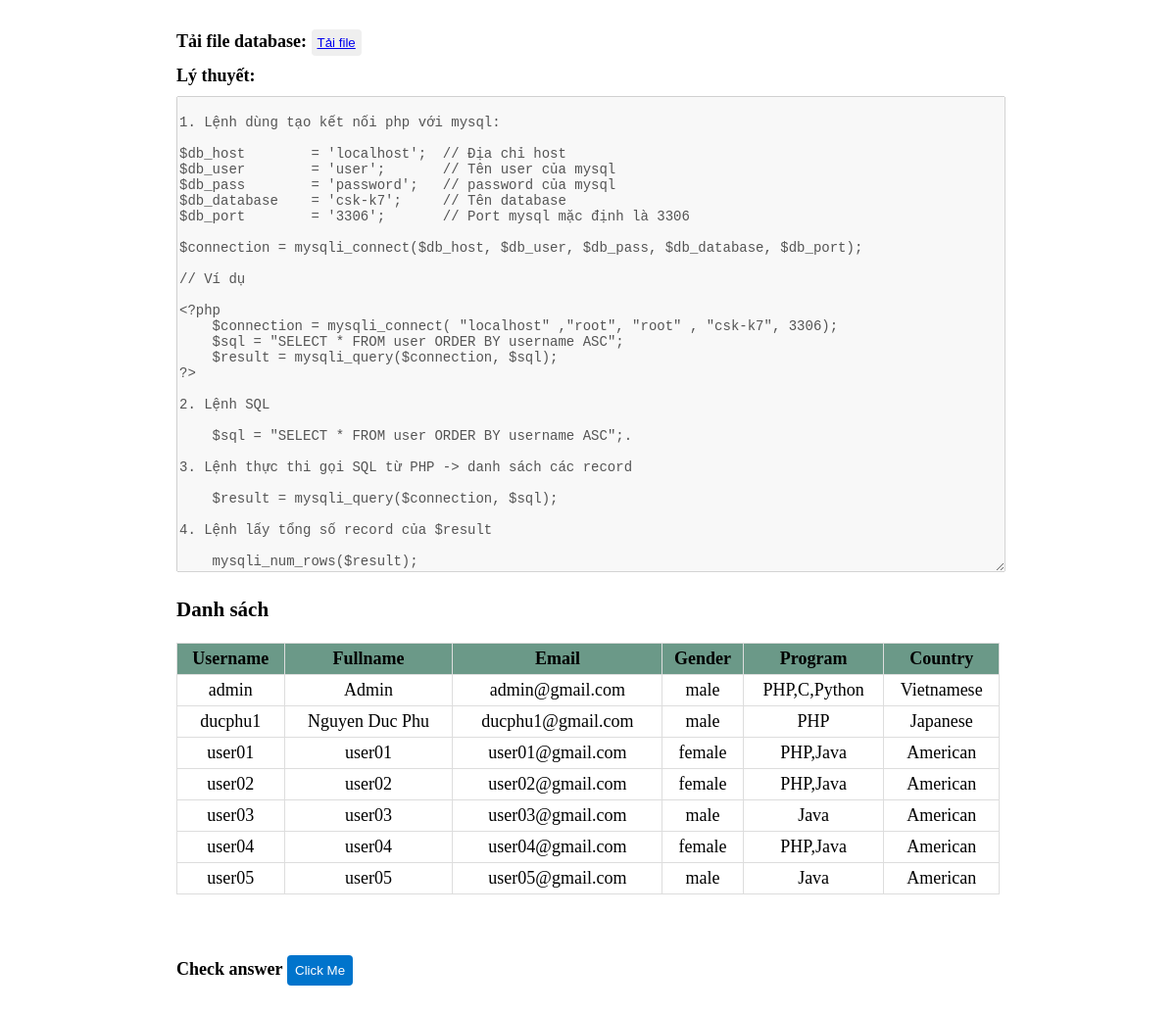
Page /php/php-mysql.php on the committed database.
### tables this page shows
CREATE TABLE `user` (
  `id` int(11) NOT NULL,
  `username` varchar(255) DEFAULT NULL,
  `password` varchar(255) DEFAULT NULL,
  `level` int(6) DEFAULT NULL,
  `fullname` varchar(255) DEFAULT NULL,
  `email` varchar(255) DEFAULT NULL,
  `gender` varchar(255) DEFAULT NULL,
  `language` varchar(255) DEFAULT NULL,
  `country` varchar(255) DEFAULT NULL,
  `is_delete` int(11) NOT NULL
);

### php/php-mysql.php (the view, shortened to what this page needs)
<!DOCTYPE html>
<html>
<head>
</head>
<body>
    <div class="container">
        <div style="margin: 20px 10px 0 0"><b>Tải file database: </b>
            <button style="padding:6px; border: none; border-radius: 4px; cursor: pointer;">
                <a href="../sql/database_user.sql">Tải file</a>
            </button>
        </div>
        <div style="margin: 10px 0"><b>Lý thuyết:</b></div>
        <textarea disabled style="width: 100%; height: 100%; font-size: 14px" rows="30">
1. Lệnh dùng tạo kết nối php với mysql:
$db_host        = 'localhost';  // Địa chỉ host
$db_user        = 'user';       // Tên user của mysql
$db_pass        = 'password';   // password của mysql
$db_database    = 'csk-k7';     // Tên database
$db_port        = '3306';       // Port mysql mặc định là 3306
$connection = mysqli_connect($db_host, $db_user, $db_pass, $db_database, $db_port);
// Ví dụ
&lt;?php
    $connection = mysqli_connect( "localhost" ,"root", "root" , "csk-k7", 3306);
    $sql = "SELECT * FROM user ORDER BY username ASC";
    $result = mysqli_query($connection, $sql);
?>
2. Lệnh SQL
    $sql = "SELECT * FROM user ORDER BY username ASC";.
3. Lệnh thực thi gọi SQL từ PHP -> danh sách các record
    $result = mysqli_query($connection, $sql);
4. Lệnh lấy tổng số record của $result
    mysqli_num_rows($result);
5. Lệnh lấy từng phần tử trong danh sách $result trả về
    $user = mysqli_fetch_array($result)
            </textarea>
        <?php
            $connection = mysqli_connect( "localhost" ,"root", "root" , "csk-k7", 3306);
            $sql = "SELECT * FROM user ORDER BY username ASC";
            $result = mysqli_query($connection, $sql);
        ?>
        <h3>Danh sách</h3>
        <table>
            <tr>
                <th>Username</th>
                <th>Fullname</th>
                <th>Email</th>
                <th>Gender</th>
                <th>Program</th>
                <th>Country</th>
            </tr>
            <?php
                while($user = mysqli_fetch_array($result)){
                    echo "<tr>";
                    echo "<td>".$user["username"]."</td>";
                    echo "<td>".$user["fullname"]."</td>";
                    echo "<td>".$user["email"]."</td>";
                    echo "<td>".$user["gender"]."</td>";
                    echo "<td>".$user["language"]."</td>";
                    echo "<td>".$user["country"]."</td>";
                    echo "</tr>";
                }
            ?>
        </table>
    <div style="margin: 20px 10px 0 0"><b>Check answer</b> <button id="clickme"
            style="padding:8px; background-color: #0074CC; color: white; border: none; border-radius: 4px; cursor: pointer;">Click
            Me</button></div>
    </div>
</body>
</html>

### php/php-mysql.php (style rules this page uses)
body { margin: 0; font-size: 18px; }
.container { width: 70%; margin: 0 auto; padding: 10px; margin-bottom: 30px; }
table { width: 100%; text-align: center; border-collapse: collapse; }
table th { background-color: #6b9988; }
table td, table th { border: 1px solid #ddd; padding-top: 5px; padding-bottom: 5px; }

### rows in the picture
user: username "admin", fullname "Admin", email "admin@gmail.com", gender "male", language "PHP,C,Python", country "Vietnamese"
user: username "ducphu1", fullname "Nguyen Duc Phu", email "ducphu1@gmail.com", gender "male", language "PHP", country "Japanese"
user: username "user01", fullname "user01", email "user01@gmail.com", gender "female", language "PHP,Java", country "American"
user: username "user02", fullname "user02", email "user02@gmail.com", gender "female", language "PHP,Java", country "American"
user: username "user03", fullname "user03", email "user03@gmail.com", gender "male", language "Java", country "American"
user: username "user04", fullname "user04", email "user04@gmail.com", gender "female", language "PHP,Java", country "American"
user: username "user05", fullname "user05", email "user05@gmail.com", gender "male", language "Java", country "American"
